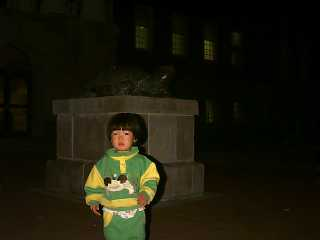
%> input picture 3_2.jpg, 320 x 240 px
$ octave La11.m   (GNU Octave 9; MATLAB toolbox functions it lacks are replaced by stand-ins)
%> lines starting %> are read from the running program, lines starting %| are printed output that depends on the picture
img = imread('3_2.jpg'); % Read imgage
%> img is the input picture: size 240x320x3 uint8; mean R, G, B 26.2, 24.6, 11
 % img=imgread('3_2.jpg');
 subplot(221);
 imshow(img),title('Original imgage');  % Display the imgage
 hsv= rgb2hsv(img);
%> hsv: size 240x320x3 double; mean H, S, V 0.152, 0.7, 0.11
% Convert the imgage from RGB colormap to HSV colormap
 V= hsv(:,:,3);
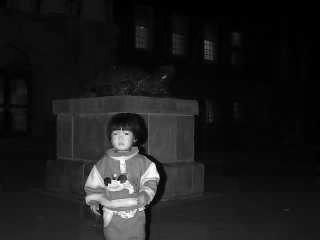
%> V: size 240x320 double; min 0, max 1, mean 0.11

% Assign the intensity of the HSV imgage to V
 subplot(222),imhist(V),title('Histogram of the Intensity');

 V= uint8(255*(V-min(V(:)))/(max(V(:))-min(V(:)))); % Algorithm and scale
%> V: size 240x320 uint8
% the Intensity from [0 1] to [0 255]
 V=double(V)/255; % Rescale the Intensity back to [0 1]
 hsv(:,:,3)=V;
% Reassign V into
 newimg= hsv2rgb(hsv); % Convert the imgage back to RGB colormap
 subplot(223);
 imshow(newimg),title('Stretched image');
 subplot(224),imhist(V),title('Histogram of new image Intensity')
%> after `title('Histogram of new image Intensity')`:
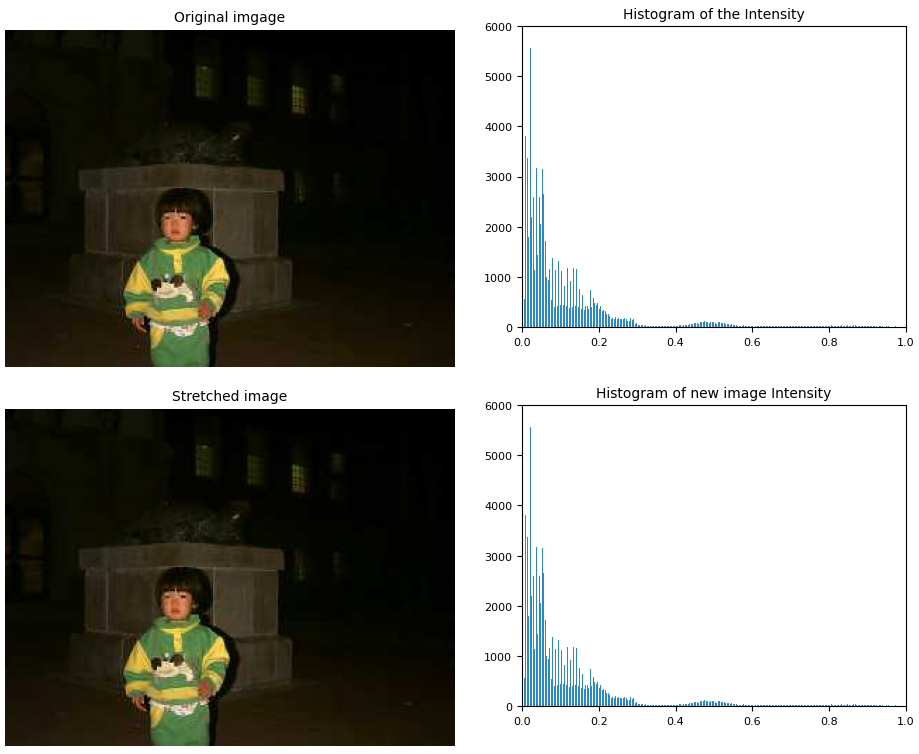
%> figure redrawn from the program's plot data, 4 panels

$ run again, with 3_1.jpg copied over 3_2.jpg
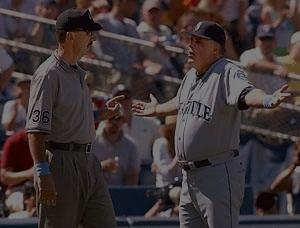
%> input picture 3_1.jpg, 300 x 228 px
%> img is the input picture: size 228x300x3 uint8; mean R, G, B 62.4, 52.5, 53.7
%> `newimg= hsv2rgb(hsv);`:
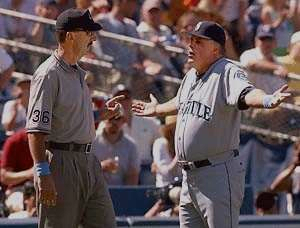
%> newimg: size 228x300x3 double; mean R, G, B 0.394, 0.332, 0.339
%> `title('Histogram of new image Intensity')`:
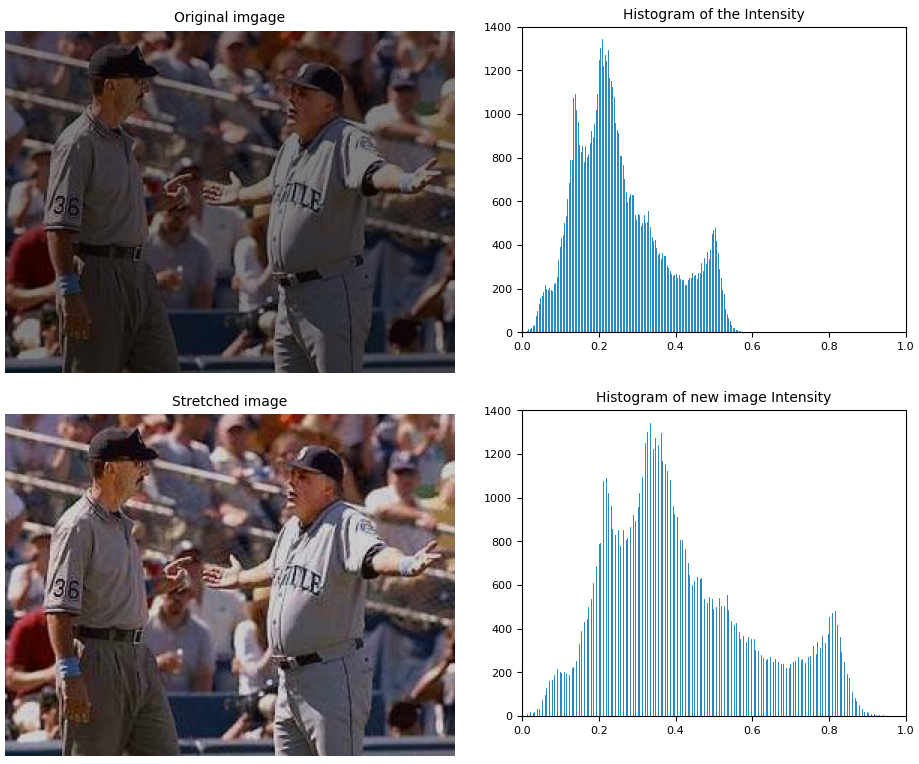
%> figure redrawn from the program's plot data, 4 panels
